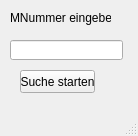
<?xml version="1.0" encoding="UTF-8"?>
<ui version="4.0">
 <class>MainWindow</class>
 <widget class="QMainWindow" name="MainWindow">
  <property name="geometry">
   <rect>
    <x>0</x>
    <y>0</y>
    <width>138</width>
    <height>136</height>
   </rect>
  </property>
  <property name="windowTitle">
   <string>MainWindow</string>
  </property>
  <widget class="QWidget" name="centralwidget">
   <widget class="QLineEdit" name="mnummer_textfeld">
    <property name="geometry">
     <rect>
      <x>10</x>
      <y>40</y>
      <width>113</width>
      <height>20</height>
     </rect>
    </property>
   </widget>
   <widget class="QPushButton" name="button_eingabe">
    <property name="geometry">
     <rect>
      <x>20</x>
      <y>70</y>
      <width>75</width>
      <height>23</height>
     </rect>
    </property>
    <property name="text">
     <string>Suche starten</string>
    </property>
   </widget>
   <widget class="QLabel" name="label">
    <property name="geometry">
     <rect>
      <x>10</x>
      <y>10</y>
      <width>101</width>
      <height>16</height>
     </rect>
    </property>
    <property name="text">
     <string>MNummer eingeben</string>
    </property>
   </widget>
  </widget>
  <widget class="QMenuBar" name="menubar">
   <property name="geometry">
    <rect>
     <x>0</x>
     <y>0</y>
     <width>138</width>
     <height>21</height>
    </rect>
   </property>
  </widget>
  <widget class="QStatusBar" name="statusbar"/>
 </widget>
 <resources/>
 <connections/>
</ui>
